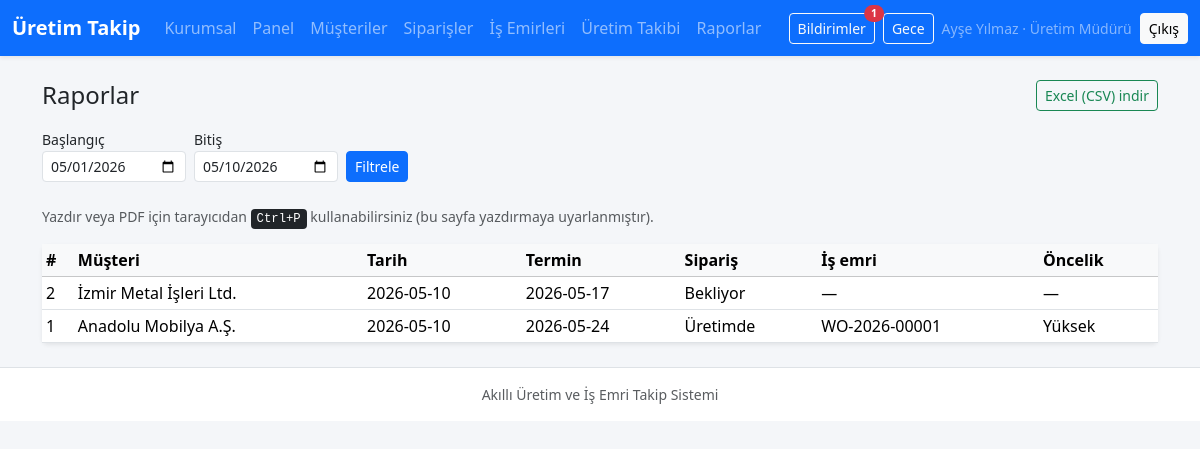
Screenshot of /raporlar.php (signed in) with the database file from the repository.
### tables this page shows
CREATE TABLE siparisler (
  id INT UNSIGNED NOT NULL AUTO_INCREMENT,
  musteri_id INT UNSIGNED NOT NULL,
  siparis_tarihi DATE NOT NULL,
  teslim_tarihi DATE NOT NULL,
  siparis_durum_id TINYINT UNSIGNED NOT NULL,
  notlar TEXT,
  kayit_tarihi TIMESTAMP NOT NULL DEFAULT CURRENT_TIMESTAMP,
  PRIMARY KEY (id),
  KEY idx_siparis_musteri (musteri_id),
  KEY idx_siparis_teslim (teslim_tarihi),
  KEY idx_siparis_durum (siparis_durum_id),
  CONSTRAINT fk_siparis_musteri
    FOREIGN KEY (musteri_id) REFERENCES musteriler (id)
    ON DELETE RESTRICT ON UPDATE CASCADE,
  CONSTRAINT fk_siparis_durum
    FOREIGN KEY (siparis_durum_id) REFERENCES siparis_durumlari (id)
    ON DELETE RESTRICT ON UPDATE CASCADE
);

CREATE TABLE musteriler (
  id INT UNSIGNED NOT NULL AUTO_INCREMENT,
  firma_adi VARCHAR(200) NOT NULL,
  telefon VARCHAR(40) DEFAULT NULL,
  e_posta VARCHAR(190) DEFAULT NULL,
  kullanici_id INT UNSIGNED DEFAULT NULL COMMENT 'Portal müşteri hesabı',
  kayit_tarihi TIMESTAMP NOT NULL DEFAULT CURRENT_TIMESTAMP,
  PRIMARY KEY (id),
  UNIQUE KEY uq_musteri_kullanici (kullanici_id),
  KEY idx_musteri_firma (firma_adi),
  CONSTRAINT fk_musteri_kullanici
    FOREIGN KEY (kullanici_id) REFERENCES kullanicilar (id)
    ON DELETE SET NULL ON UPDATE CASCADE
);

CREATE TABLE siparis_durumlari (
  id TINYINT UNSIGNED NOT NULL AUTO_INCREMENT,
  kod VARCHAR(32) NOT NULL,
  ad VARCHAR(80) NOT NULL,
  sira TINYINT UNSIGNED NOT NULL DEFAULT 0,
  PRIMARY KEY (id),
  UNIQUE KEY uq_siparis_durum_kod (kod)
);

CREATE TABLE is_emirleri (
  id INT UNSIGNED NOT NULL AUTO_INCREMENT,
  siparis_id INT UNSIGNED NOT NULL,
  kod VARCHAR(32) NOT NULL,
  atanan_kullanici_id INT UNSIGNED DEFAULT NULL,
  oncelik_id TINYINT UNSIGNED NOT NULL,
  is_emri_durum_id TINYINT UNSIGNED NOT NULL,
  notlar TEXT,
  kayit_tarihi TIMESTAMP NOT NULL DEFAULT CURRENT_TIMESTAMP,
  PRIMARY KEY (id),
  UNIQUE KEY uq_is_emri_kod (kod),
  KEY idx_is_emri_siparis (siparis_id),
  KEY idx_is_emri_atanan (atanan_kullanici_id),
  KEY idx_is_emri_oncelik (oncelik_id),
  KEY idx_is_emri_durum (is_emri_durum_id),
  CONSTRAINT fk_is_emri_siparis
    FOREIGN KEY (siparis_id) REFERENCES siparisler (id)
    ON DELETE RESTRICT ON UPDATE CASCADE,
  CONSTRAINT fk_is_emri_kullanici
    FOREIGN KEY (atanan_kullanici_id) REFERENCES kullanicilar (id)
    ON DELETE SET NULL ON UPDATE CASCADE,
  CONSTRAINT fk_is_emri_oncelik
    FOREIGN KEY (oncelik_id) REFERENCES oncelik_seviyeleri (id)
    ON DELETE RESTRICT ON UPDATE CASCADE,
  CONSTRAINT fk_is_emri_durum
    FOREIGN KEY (is_emri_durum_id) REFERENCES is_emri_durumlari (id)
    ON DELETE RESTRICT ON UPDATE CASCADE
);

CREATE TABLE oncelik_seviyeleri (
  id TINYINT UNSIGNED NOT NULL AUTO_INCREMENT,
  kod VARCHAR(32) NOT NULL,
  ad VARCHAR(80) NOT NULL,
  sira TINYINT UNSIGNED NOT NULL DEFAULT 0,
  PRIMARY KEY (id),
  UNIQUE KEY uq_oncelik_kod (kod)
);

### parcalar/fonksiyonlar.php (called while the page is built, shortened)
<?php
function e(?string $s): string
{
    return htmlspecialchars($s ?? '', ENT_QUOTES | ENT_SUBSTITUTE, 'UTF-8');
}
function order_status_label(string $s): string
{
    return match ($s) {
        'beklemede' => 'Bekliyor',
        'uretimde' => 'Üretimde',
        'tamamlandi' => 'Tamamlandı',
        'teslim_edildi' => 'Teslim Edildi',
        default => $s,
    };
}
function priority_label(string $p): string
{
    return match ($p) {
        'dusuk' => 'Düşük',
        'normal' => 'Normal',
        'yuksek' => 'Yüksek',
        default => $p,
    };
}

### raporlar.php (the view, shortened to what this page needs)
<?php
$pdo = db();
$from = $_GET['from'] ?? date('Y-m-01');
$to = $_GET['to'] ?? date('Y-m-d');
$sqlBase =
    "SELECT s.id, m.firma_adi, s.siparis_tarihi, s.teslim_tarihi, sd.kod AS siparis_durum_kod,
            ie.kod AS is_emri_kodu, uo.kod AS oncelik_kod, idur.kod AS is_emri_durum_kod
     FROM siparisler s
     INNER JOIN musteriler m ON m.id = s.musteri_id
     INNER JOIN siparis_durumlari sd ON sd.id = s.siparis_durum_id
     LEFT JOIN is_emirleri ie ON ie.siparis_id = s.id
     LEFT JOIN oncelik_seviyeleri uo ON uo.id = ie.oncelik_id
     LEFT JOIN is_emri_durumlari idur ON idur.id = ie.is_emri_durum_id
     WHERE s.siparis_tarihi BETWEEN ? AND ?
     ORDER BY s.id DESC";
$st = $pdo->prepare($sqlBase);
$st->execute([$from, $to]);
$rows = $st->fetchAll();
require __DIR__ . '/parcalar/ust.php';
?>
<div class="d-flex justify-content-between align-items-center mb-3 flex-wrap gap-2">
    <h1 class="h4 mb-0">Raporlar</h1>
    <a class="btn btn-outline-success btn-sm"
       href="raporlar.php?from=<?= e(urlencode($from)) ?>&to=<?= e(urlencode($to)) ?>&export=csv">Excel (CSV) indir</a>
</div>
<form class="row g-2 align-items-end mb-4" method="get">
    <div class="col-auto">
        <label class="form-label small mb-0">Başlangıç</label>
        <input type="date" name="from" class="form-control form-control-sm" value="<?= e($from) ?>">
    </div>
    <div class="col-auto">
        <label class="form-label small mb-0">Bitiş</label>
        <input type="date" name="to" class="form-control form-control-sm" value="<?= e($to) ?>">
    </div>
    <div class="col-auto">
        <button type="submit" class="btn btn-primary btn-sm">Filtrele</button>
    </div>
</form>
<p class="text-muted small">Yazdır veya PDF için tarayıcıdan <kbd>Ctrl+P</kbd> kullanabilirsiniz (bu sayfa yazdırmaya uyarlanmıştır).</p>
<div class="card border-0 shadow-sm print-friendly">
    <div class="table-responsive">
        <table class="table table-sm align-middle mb-0">
            <thead class="table-light">
            <tr>
                <th>#</th>
                <th>Müşteri</th>
                <th>Tarih</th>
                <th>Termin</th>
                <th>Sipariş</th>
                <th>İş emri</th>
                <th>Öncelik</th>
            </tr>
            </thead>
            <tbody>
            <?php foreach ($rows as $r): ?>
                <tr>
                    <td><?= (int) $r['id'] ?></td>
                    <td><?= e($r['firma_adi']) ?></td>
                    <td><?= e($r['siparis_tarihi']) ?></td>
                    <td><?= e($r['teslim_tarihi']) ?></td>
                    <td><?= e(order_status_label($r['siparis_durum_kod'])) ?></td>
                    <td><?= e($r['is_emri_kodu'] ?? '—') ?></td>
                    <td><?= $r['oncelik_kod'] ? e(priority_label($r['oncelik_kod'])) : '—' ?></td>
                </tr>
            <?php endforeach; ?>
            </tbody>
        </table>
    </div>
</div>
<?php require __DIR__ . '/parcalar/alt.php'; ?>

### assets/css/style.css (style rules this page uses)
:root { --app-bg: #f4f6f9; --app-card: #ffffff; --chart-grid: rgba(0, 0, 0, 0.08); }
html, body { min-height: 100%; }
body.app-body { background: var(--app-bg); }
.card { background: var(--app-card); }

### rows the page displays
siparisler: id "2", musteri.firma_adi "İzmir Metal İşleri Ltd.", siparis_tarihi "2026-05-10", teslim_tarihi "2026-05-17", siparis_durum.kod "Bekliyor", is_emri_kodu "—"
siparisler: id "1", musteri.firma_adi "Anadolu Mobilya A.Ş.", siparis_tarihi "2026-05-10", teslim_tarihi "2026-05-24", siparis_durum.kod "Üretimde", is_emirleri.kod "WO-2026-00001", oncelik_seviyeleri.kod "Yüksek"

### other values shown
$unread "1"
$u['name'] "Ayşe Yılmaz"
role_label($u['role']) "Üretim Müdürü"
